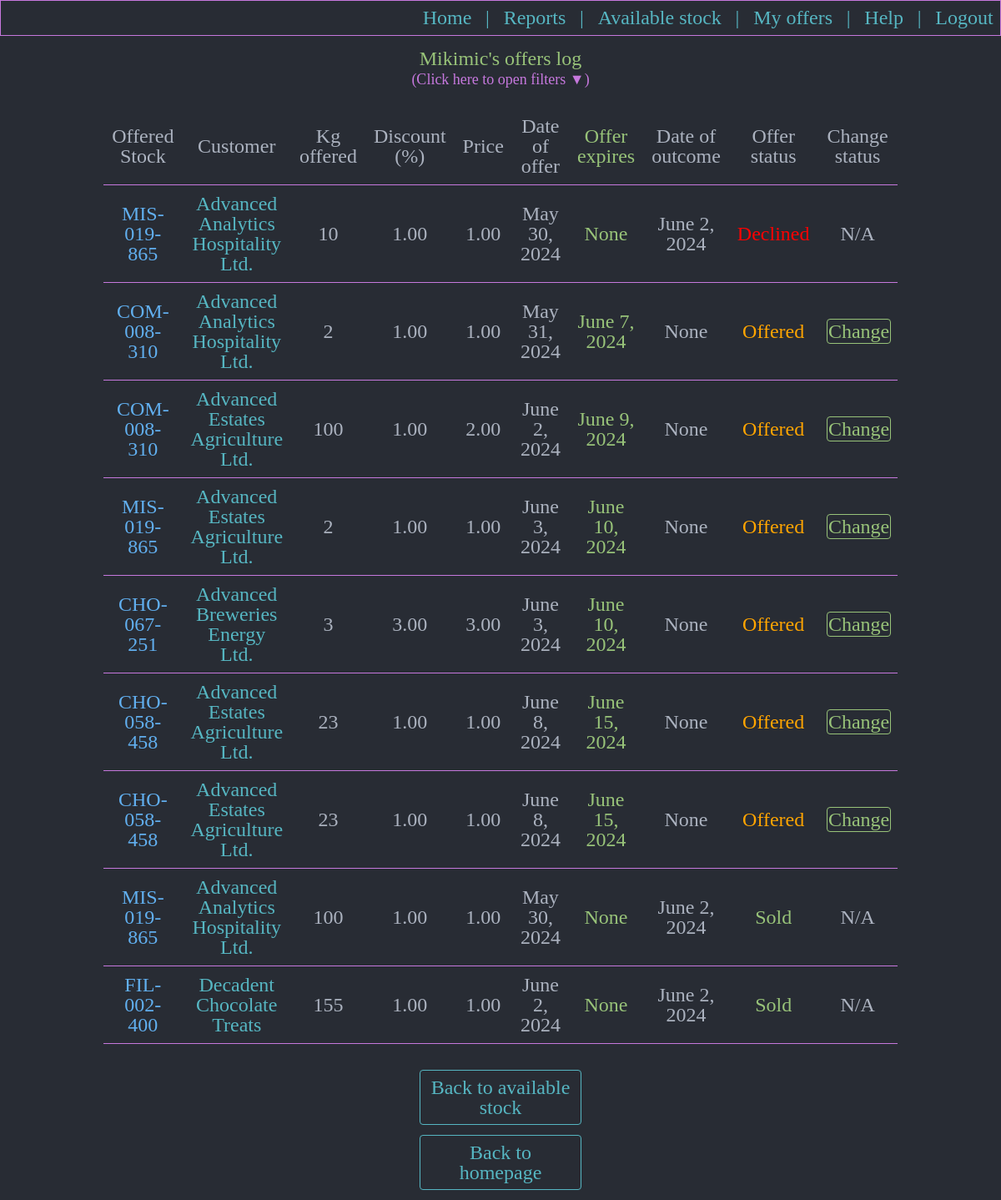
The app's page /existing_offers/ (signed in), older data.
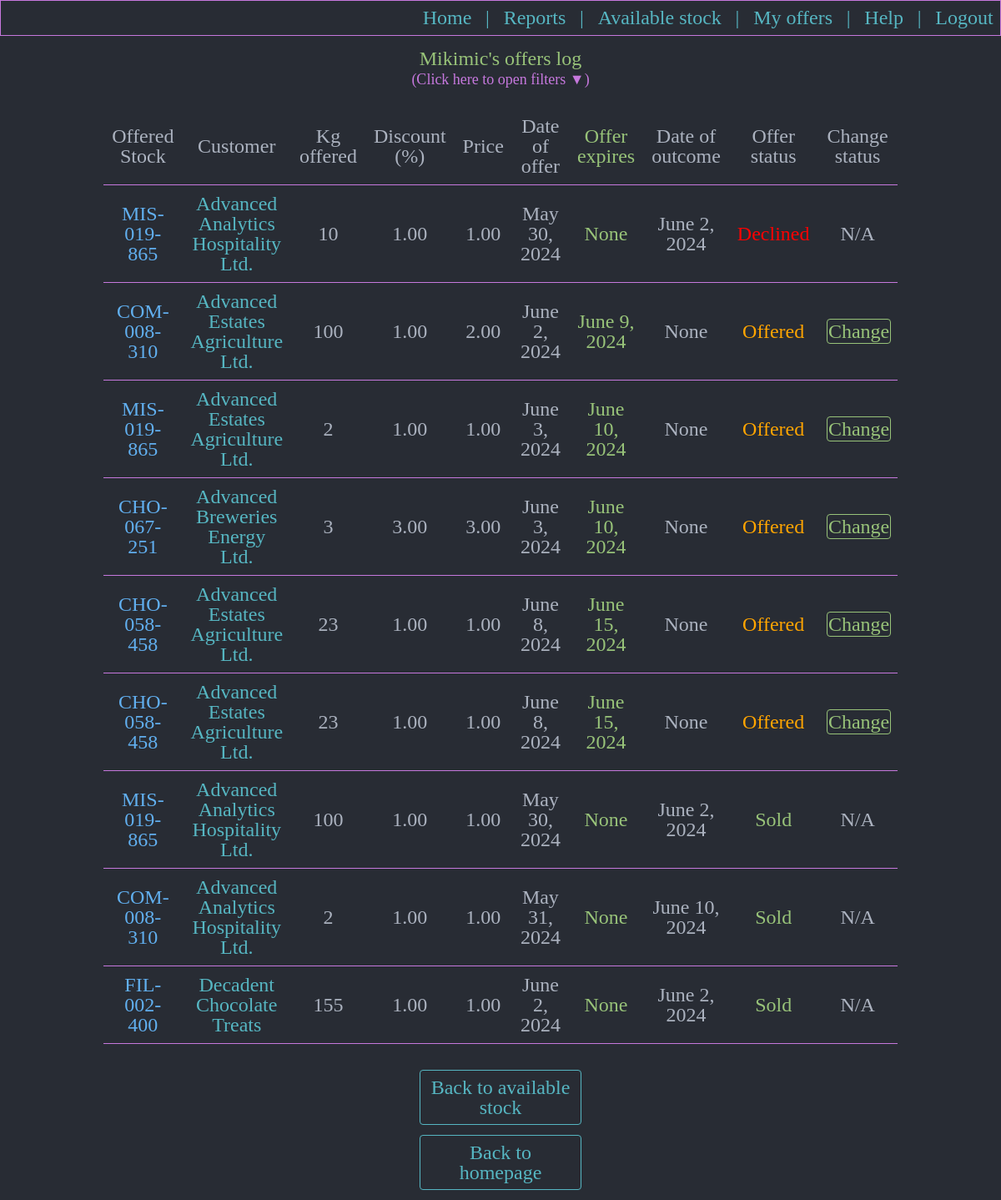
The same page, newer data.
### aged/models.py (models this page shows, shortened)
class OffersLog(models.Model):
    sales_rep_that_made_the_offer = models.ForeignKey(User, null=True, on_delete=models.SET_NULL)
    offered_stock = models.ForeignKey(AvailableStock, null=True, on_delete=models.SET_NULL)
    offered_product = models.ForeignKey(Products, on_delete=models.RESTRICT)
    customer_that_received_offer = models.ForeignKey(Customers, on_delete=models.RESTRICT)
    offered_sold_or_declined_quantity_kg = models.IntegerField()
    STATUS_CHOICES = (('Offered', 'Offered'),
                      ('Declined', 'Declined'),
                      ('Sold', 'Sold'),
                      ('Offer Expired', 'Offer Expired'))
    offer_status = models.CharField(max_length=20, choices=STATUS_CHOICES)
    discount_offered_percents = models.DecimalField(max_digits=5, decimal_places=2)
    price_per_kg_offered = models.DecimalField(max_digits=7, decimal_places=2)
    date_of_offer = models.DateField()
    expiration_date_of_offer = models.DateField(null=True, blank=True)
    date_of_outcome = models.DateField(null=True, blank=True)
    stock_expired = models.BooleanField(default=False)
    class Meta:
        verbose_name_plural = 'Offers log'

class Products(models.Model):
    cod_material = models.CharField(max_length=100)
    description = models.CharField(max_length=200, null=True, blank=True)
    product_brand = models.ForeignKey(Brands, null=True, blank=True, on_delete=models.SET_NULL)
    product_material_type = models.ForeignKey(MaterialType, null=True, blank=True, on_delete=models.SET_NULL)
    class Meta:
        verbose_name_plural = 'Products'

class Customers(models.Model):
    customer_name = models.CharField(max_length=100)
    customer_number = models.IntegerField()
    salesperson_owning_account = models.ForeignKey(User, null=True, blank=True, on_delete=models.SET_NULL)
    allocated_customer_service_rep = models.ForeignKey(CustomerService, null=True, blank=True, on_delete=models.SET_NULL)
    STATUS_CHOICES = ( ('Active', 'Active'), ('Inactive', 'Inactive'), )
    customer_status = models.CharField(max_length=10, choices=STATUS_CHOICES)
    def __str__(self):
        return self.customer_name
    class Meta:
        verbose_name_plural = 'Customers'

### aged/views.py (the view)
# urls.py: path('existing_offers/', views.existing_offers, name='existing_offers'),
@login_required
def existing_offers(request):
    azi = datetime.datetime.today()
    sixty_days_ago = (azi - datetime.timedelta(days=60)).date()
    pending = OffersLog.objects.filter(date_of_offer__gte=sixty_days_ago, sales_rep_that_made_the_offer=request.user).all().order_by('offer_status')
    return render(request, 'aged/existing_offers.html', {'pending': pending})

### aged/templates/aged/existing_offers.html (shortened to what this page needs)
{% extends 'aged/base.html' %}
{% load static %}
{% block body %}
<div class="div_menu_no_border">
<p class="p_menu">{{user}}'s offers log </p>
<p class = "p_div_filter" id="p_filter_message">(Click here to open filters ▼)</p>
{% if pending|length > 0 %}
<table  cellpadding="10" cellspacing="10" class="table_stocks_and_report">
  <tr class = "tr_first_line">
    <th> Offered Stock </th>
    <th> Customer </th>
    <th> Kg offered </th>
    <th> Discount (%) </th>
    <th> Price </th>
    <th> Date of offer </th>
    <th class="table_status_sold">Offer expires</th>
    <th> Date of outcome </th>
    <th> Offer status </th>
    <th> Change status </th>
  </tr>
  {% for obj in pending %}
  {% if obj.offer_status == "Offer Expired" %}
  <tr class="OfferExpired">
  {% else %}
  <tr class="{{ obj.offer_status }}">
  {% endif %}
    <td class="table_sku">{{ obj.offered_product.cod_material }}</td>
    <td class="table_customer">{{ obj.customer_that_received_offer }}</td>
    <td>{{ obj.offered_sold_or_declined_quantity_kg }}</td>
    <td>{{ obj.discount_offered_percents }}</td>
    <td>{{ obj.price_per_kg_offered }}</td>
    <td>{{ obj.date_of_offer }}</td>
    <td class="table_status_sold">{{ obj.expiration_date_of_offer }}</td>
    <td>{{ obj.date_of_outcome }}</td>
    {% if obj.offer_status == "Offered" %}
    <td style="color:orange">{{ obj.offer_status }}</td>
      {% if obj.stock_expired == True %}
      <td style="color:red">Stock Expired</td>
      {% else %}
      <td><a class="a_menu_make_offer" href="{% url 'change_offer_status' offer_id=obj.id %}"> Change </a></td>
      {% endif %}
    {% elif obj.offer_status == "Sold" %}
      <td style="color:#98c379">{{ obj.offer_status }}</td>
      {% if obj.stock_expired == True %}
      <td style="color:red">Stock Expired</td>
      {% else %}
      <td>N/A</td>
      {% endif %}
    {% elif obj.offer_status == "Declined" %}
      <td style="color:red">{{ obj.offer_status }}</td>
      {% if obj.stock_expired == True %}
      <td style="color:red">Stock Expired</td>
      {% else %}
      <td>N/A</td>
      {% endif %}
    {% endif %}
  </tr>
  {% endfor %}
</table>
{% else %}
<p style="color:red">You have no activity to show!</p>
{% endif %}
<a class="a_menu" href="{% url 'all_available_stock' %}">Back to available stock</a>
<a class="a_menu" href="{% url 'home' %}">Back to homepage</a>
</div>
{% endblock %}

Row changes from the older to the newer data that the page shows:
changed OffersLog "May 31, 2024": expiration_date_of_offer "June 7, 2024" → "None"; date_of_outcome "None" → "June 10, 2024"; offer_status "Offered" → "Sold"; offer_status "Change" → "N/A"; moves down the list
